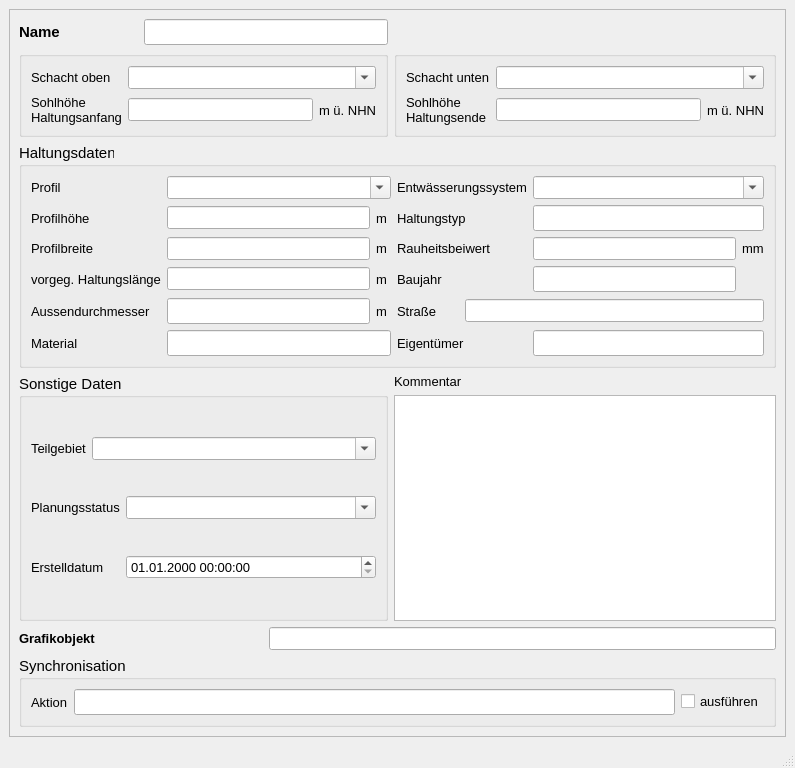
<?xml version="1.0" encoding="UTF-8"?>
<ui version="4.0">
 <class>MainWindow</class>
 <widget class="QMainWindow" name="MainWindow">
  <property name="enabled">
   <bool>true</bool>
  </property>
  <property name="geometry">
   <rect>
    <x>0</x>
    <y>0</y>
    <width>795</width>
    <height>768</height>
   </rect>
  </property>
  <property name="sizePolicy">
   <sizepolicy hsizetype="Preferred" vsizetype="Preferred">
    <horstretch>0</horstretch>
    <verstretch>0</verstretch>
   </sizepolicy>
  </property>
  <property name="minimumSize">
   <size>
    <width>680</width>
    <height>650</height>
   </size>
  </property>
  <property name="maximumSize">
   <size>
    <width>16777215</width>
    <height>16777215</height>
   </size>
  </property>
  <property name="baseSize">
   <size>
    <width>0</width>
    <height>0</height>
   </size>
  </property>
  <property name="font">
   <font>
    <family>Tahoma</family>
    <pointsize>10</pointsize>
   </font>
  </property>
  <property name="windowTitle">
   <string>h-Regler</string>
  </property>
  <widget class="QWidget" name="centralwidget">
   <layout class="QGridLayout" name="gridLayout">
    <item row="0" column="0">
     <widget class="QScrollArea" name="scrollArea">
      <property name="widgetResizable">
       <bool>true</bool>
      </property>
      <widget class="QWidget" name="scrollAreaWidgetContents">
       <property name="geometry">
        <rect>
         <x>0</x>
         <y>0</y>
         <width>771</width>
         <height>691</height>
        </rect>
       </property>
       <layout class="QGridLayout" name="gridLayout_2">
        <item row="0" column="0">
         <widget class="QLabel" name="label">
          <property name="font">
           <font>
            <family>Tahoma</family>
            <pointsize>11</pointsize>
            <weight>75</weight>
            <bold>true</bold>
           </font>
          </property>
          <property name="text">
           <string>Name</string>
          </property>
         </widget>
        </item>
        <item row="0" column="1" colspan="2">
         <widget class="QLineEdit" name="haltnam">
          <property name="font">
           <font>
            <family>Tahoma</family>
            <pointsize>11</pointsize>
           </font>
          </property>
          <property name="toolTip">
           <string>&lt;html&gt;&lt;head/&gt;&lt;body&gt;&lt;p&gt;Eindeutige Bezeichnung&lt;/p&gt;&lt;/body&gt;&lt;/html&gt;</string>
          </property>
          <property name="statusTip">
           <string>Eindeutige Bezeichnung</string>
          </property>
         </widget>
        </item>
        <item row="1" column="0" colspan="3">
         <widget class="QGroupBox" name="groupBox">
          <property name="font">
           <font>
            <family>Tahoma</family>
            <pointsize>11</pointsize>
           </font>
          </property>
          <property name="title">
           <string/>
          </property>
          <layout class="QGridLayout" name="gridLayout_3">
           <item row="0" column="0">
            <widget class="QLabel" name="label_3">
             <property name="font">
              <font>
               <family>Tahoma</family>
               <pointsize>10</pointsize>
              </font>
             </property>
             <property name="text">
              <string>Schacht oben</string>
             </property>
            </widget>
           </item>
           <item row="0" column="1" colspan="2">
            <widget class="QComboBox" name="schoben">
             <property name="font">
              <font>
               <family>Tahoma</family>
               <pointsize>10</pointsize>
              </font>
             </property>
             <property name="toolTip">
              <string>&lt;html&gt;&lt;head/&gt;&lt;body&gt;&lt;p&gt;&lt;span style=&quot; font-family:'Calibri','sans-serif';&quot;&gt;Name des oberen Schachts&lt;/span&gt;&lt;/p&gt;&lt;/body&gt;&lt;/html&gt;</string>
             </property>
             <property name="statusTip">
              <string>Name des oberen Schachts</string>
             </property>
             <property name="editable">
              <bool>true</bool>
             </property>
            </widget>
           </item>
           <item row="1" column="0">
            <widget class="QLabel" name="label_5">
             <property name="font">
              <font>
               <family>Tahoma</family>
               <pointsize>10</pointsize>
              </font>
             </property>
             <property name="text">
              <string>Sohlhöhe
Haltungsanfang</string>
             </property>
            </widget>
           </item>
           <item row="1" column="1">
            <widget class="QLineEdit" name="sohleoben">
             <property name="font">
              <font>
               <family>Tahoma</family>
               <pointsize>10</pointsize>
              </font>
             </property>
             <property name="toolTip">
              <string/>
             </property>
             <property name="statusTip">
              <string/>
             </property>
            </widget>
           </item>
           <item row="1" column="2">
            <widget class="QLabel" name="label_14">
             <property name="font">
              <font>
               <family>Tahoma</family>
               <pointsize>10</pointsize>
              </font>
             </property>
             <property name="text">
              <string>m ü. NHN</string>
             </property>
            </widget>
           </item>
          </layout>
         </widget>
        </item>
        <item row="1" column="3">
         <widget class="QGroupBox" name="groupBox_3">
          <property name="font">
           <font>
            <family>Tahoma</family>
            <pointsize>11</pointsize>
           </font>
          </property>
          <property name="title">
           <string/>
          </property>
          <layout class="QGridLayout" name="gridLayout_4">
           <item row="0" column="0">
            <widget class="QLabel" name="label_9">
             <property name="font">
              <font>
               <family>Tahoma</family>
               <pointsize>10</pointsize>
              </font>
             </property>
             <property name="text">
              <string>Schacht unten</string>
             </property>
            </widget>
           </item>
           <item row="0" column="1" colspan="2">
            <widget class="QComboBox" name="schunten">
             <property name="font">
              <font>
               <family>Tahoma</family>
               <pointsize>10</pointsize>
              </font>
             </property>
             <property name="toolTip">
              <string>&lt;html&gt;&lt;head/&gt;&lt;body&gt;&lt;p&gt;Name des unteren Schachts&lt;/p&gt;&lt;/body&gt;&lt;/html&gt;</string>
             </property>
             <property name="statusTip">
              <string>Name des unteren Schachts</string>
             </property>
             <property name="editable">
              <bool>true</bool>
             </property>
            </widget>
           </item>
           <item row="1" column="0">
            <widget class="QLabel" name="label_8">
             <property name="font">
              <font>
               <family>Tahoma</family>
               <pointsize>10</pointsize>
              </font>
             </property>
             <property name="text">
              <string>Sohlhöhe
Haltungsende</string>
             </property>
            </widget>
           </item>
           <item row="1" column="1">
            <widget class="QLineEdit" name="sohleunten">
             <property name="font">
              <font>
               <family>Tahoma</family>
               <pointsize>10</pointsize>
              </font>
             </property>
             <property name="toolTip">
              <string/>
             </property>
             <property name="statusTip">
              <string/>
             </property>
            </widget>
           </item>
           <item row="1" column="2">
            <widget class="QLabel" name="label_15">
             <property name="font">
              <font>
               <family>Tahoma</family>
               <pointsize>10</pointsize>
              </font>
             </property>
             <property name="text">
              <string>m ü. NHN</string>
             </property>
            </widget>
           </item>
          </layout>
         </widget>
        </item>
        <item row="2" column="0" colspan="4">
         <widget class="QGroupBox" name="groupBox_2">
          <property name="font">
           <font>
            <family>Tahoma</family>
            <pointsize>11</pointsize>
           </font>
          </property>
          <property name="title">
           <string>Haltungsdaten</string>
          </property>
          <layout class="QGridLayout" name="gridLayout_5">
           <item row="0" column="0">
            <widget class="QLabel" name="label_54">
             <property name="font">
              <font>
               <family>Tahoma</family>
               <pointsize>10</pointsize>
              </font>
             </property>
             <property name="text">
              <string>Profil</string>
             </property>
            </widget>
           </item>
           <item row="0" column="1" colspan="2">
            <widget class="QComboBox" name="profilnam">
             <property name="font">
              <font>
               <family>Tahoma</family>
               <pointsize>10</pointsize>
              </font>
             </property>
             <property name="toolTip">
              <string/>
             </property>
             <property name="statusTip">
              <string/>
             </property>
             <property name="editable">
              <bool>true</bool>
             </property>
            </widget>
           </item>
           <item row="0" column="3" colspan="2">
            <widget class="QLabel" name="label_51">
             <property name="font">
              <font>
               <family>Tahoma</family>
               <pointsize>10</pointsize>
              </font>
             </property>
             <property name="text">
              <string>Entwässerungssystem</string>
             </property>
            </widget>
           </item>
           <item row="0" column="5" colspan="2">
            <widget class="QComboBox" name="entwart">
             <property name="font">
              <font>
               <family>Tahoma</family>
               <pointsize>10</pointsize>
              </font>
             </property>
             <property name="toolTip">
              <string>&lt;html&gt;&lt;head/&gt;&lt;body&gt;&lt;p&gt;vorh. Entwässerungssystem (z.B. Mischwasser, Regenwasser etc.)&lt;/p&gt;&lt;/body&gt;&lt;/html&gt;</string>
             </property>
             <property name="statusTip">
              <string>vorh. Entwässerungssystem (z.B. Mischwasser, Regenwasser etc.)</string>
             </property>
             <property name="editable">
              <bool>true</bool>
             </property>
            </widget>
           </item>
           <item row="1" column="0">
            <widget class="QLabel" name="label_6">
             <property name="font">
              <font>
               <family>Tahoma</family>
               <pointsize>10</pointsize>
              </font>
             </property>
             <property name="text">
              <string>Profilhöhe</string>
             </property>
            </widget>
           </item>
           <item row="1" column="1">
            <widget class="QLineEdit" name="hoehe">
             <property name="font">
              <font>
               <family>Tahoma</family>
               <pointsize>10</pointsize>
              </font>
             </property>
             <property name="toolTip">
              <string>&lt;html&gt;&lt;head/&gt;&lt;body&gt;&lt;p&gt;Bedeutung hängt vom Profiltyp ab&lt;/p&gt;&lt;/body&gt;&lt;/html&gt;</string>
             </property>
             <property name="statusTip">
              <string>Bedeutung hängt vom Profiltyp ab</string>
             </property>
            </widget>
           </item>
           <item row="1" column="2">
            <widget class="QLabel" name="label_16">
             <property name="font">
              <font>
               <family>Tahoma</family>
               <pointsize>10</pointsize>
              </font>
             </property>
             <property name="text">
              <string>m </string>
             </property>
            </widget>
           </item>
           <item row="1" column="3" colspan="2">
            <widget class="QLabel" name="label_13">
             <property name="font">
              <font>
               <family>Tahoma</family>
               <pointsize>10</pointsize>
              </font>
             </property>
             <property name="text">
              <string>Haltungstyp</string>
             </property>
            </widget>
           </item>
           <item row="1" column="5" colspan="2">
            <widget class="QLineEdit" name="haltungstyp"/>
           </item>
           <item row="2" column="0">
            <widget class="QLabel" name="label_7">
             <property name="font">
              <font>
               <family>Tahoma</family>
               <pointsize>10</pointsize>
              </font>
             </property>
             <property name="text">
              <string>Profilbreite</string>
             </property>
            </widget>
           </item>
           <item row="2" column="1">
            <widget class="QLineEdit" name="breite">
             <property name="font">
              <font>
               <family>Tahoma</family>
               <pointsize>10</pointsize>
              </font>
             </property>
             <property name="toolTip">
              <string>&lt;html&gt;&lt;head/&gt;&lt;body&gt;&lt;p&gt;Bedeutung hängt vom Profiltyp ab&lt;/p&gt;&lt;/body&gt;&lt;/html&gt;</string>
             </property>
             <property name="statusTip">
              <string>Bedeutung hängt vom Profiltyp ab</string>
             </property>
            </widget>
           </item>
           <item row="2" column="2">
            <widget class="QLabel" name="label_20">
             <property name="font">
              <font>
               <family>Tahoma</family>
               <pointsize>10</pointsize>
              </font>
             </property>
             <property name="text">
              <string>m </string>
             </property>
            </widget>
           </item>
           <item row="2" column="3" colspan="2">
            <widget class="QLabel" name="label_62">
             <property name="font">
              <font>
               <family>Tahoma</family>
               <pointsize>10</pointsize>
              </font>
             </property>
             <property name="text">
              <string>Rauheitsbeiwert</string>
             </property>
            </widget>
           </item>
           <item row="2" column="5">
            <widget class="QLineEdit" name="ks">
             <property name="font">
              <font>
               <family>Tahoma</family>
               <pointsize>10</pointsize>
              </font>
             </property>
             <property name="toolTip">
              <string>&lt;html&gt;&lt;head/&gt;&lt;body&gt;&lt;p&gt;Absolute Rauheit gemäß Prandtl-Colebrook&lt;/p&gt;&lt;/body&gt;&lt;/html&gt;</string>
             </property>
             <property name="statusTip">
              <string>Absolute Rauheit gemäß Prandtl-Colebrook</string>
             </property>
            </widget>
           </item>
           <item row="2" column="6">
            <widget class="QLabel" name="label_72">
             <property name="font">
              <font>
               <family>Tahoma</family>
               <pointsize>10</pointsize>
              </font>
             </property>
             <property name="text">
              <string>mm</string>
             </property>
            </widget>
           </item>
           <item row="3" column="0">
            <widget class="QLabel" name="label_17">
             <property name="font">
              <font>
               <family>Tahoma</family>
               <pointsize>10</pointsize>
              </font>
             </property>
             <property name="text">
              <string>vorgeg. Haltungslänge</string>
             </property>
            </widget>
           </item>
           <item row="3" column="1">
            <widget class="QLineEdit" name="laenge">
             <property name="font">
              <font>
               <family>Tahoma</family>
               <pointsize>10</pointsize>
              </font>
             </property>
             <property name="toolTip">
              <string>&lt;html&gt;&lt;head/&gt;&lt;body&gt;&lt;p&gt;&lt;span style=&quot; font-size:10pt;&quot;&gt;Eingabe, falls keine automatische Berechnung erfolgen soll&lt;/span&gt;&lt;/p&gt;&lt;/body&gt;&lt;/html&gt;</string>
             </property>
             <property name="statusTip">
              <string>Eingabe, falls keine automatische Berechnung erfolgen soll</string>
             </property>
            </widget>
           </item>
           <item row="3" column="2">
            <widget class="QLabel" name="label_21">
             <property name="font">
              <font>
               <family>Tahoma</family>
               <pointsize>10</pointsize>
              </font>
             </property>
             <property name="text">
              <string>m </string>
             </property>
            </widget>
           </item>
           <item row="3" column="3" colspan="2">
            <widget class="QLabel" name="label_18">
             <property name="font">
              <font>
               <family>Tahoma</family>
               <pointsize>10</pointsize>
              </font>
             </property>
             <property name="text">
              <string>Baujahr</string>
             </property>
            </widget>
           </item>
           <item row="3" column="5">
            <widget class="QLineEdit" name="baujahr">
             <property name="toolTip">
              <string/>
             </property>
             <property name="statusTip">
              <string/>
             </property>
            </widget>
           </item>
           <item row="4" column="0">
            <widget class="QLabel" name="label_12">
             <property name="font">
              <font>
               <family>Tahoma</family>
               <pointsize>10</pointsize>
              </font>
             </property>
             <property name="text">
              <string>Aussendurchmesser</string>
             </property>
            </widget>
           </item>
           <item row="4" column="1">
            <widget class="QLineEdit" name="aussendurchmesser">
             <property name="toolTip">
              <string/>
             </property>
             <property name="statusTip">
              <string/>
             </property>
            </widget>
           </item>
           <item row="4" column="2">
            <widget class="QLabel" name="label_27">
             <property name="font">
              <font>
               <family>Tahoma</family>
               <pointsize>10</pointsize>
              </font>
             </property>
             <property name="text">
              <string>m</string>
             </property>
            </widget>
           </item>
           <item row="4" column="3">
            <widget class="QLabel" name="label_2">
             <property name="font">
              <font>
               <family>Tahoma</family>
               <pointsize>10</pointsize>
              </font>
             </property>
             <property name="text">
              <string>Straße</string>
             </property>
            </widget>
           </item>
           <item row="4" column="4" colspan="3">
            <widget class="QLineEdit" name="strasse">
             <property name="font">
              <font>
               <family>Tahoma</family>
               <pointsize>10</pointsize>
              </font>
             </property>
             <property name="toolTip">
              <string/>
             </property>
             <property name="statusTip">
              <string/>
             </property>
            </widget>
           </item>
           <item row="5" column="0">
            <widget class="QLabel" name="label_23">
             <property name="font">
              <font>
               <family>Tahoma</family>
               <pointsize>10</pointsize>
              </font>
             </property>
             <property name="text">
              <string>Material</string>
             </property>
            </widget>
           </item>
           <item row="5" column="1" colspan="2">
            <widget class="QLineEdit" name="material">
             <property name="toolTip">
              <string/>
             </property>
             <property name="statusTip">
              <string/>
             </property>
            </widget>
           </item>
           <item row="5" column="3" colspan="2">
            <widget class="QLabel" name="label_19">
             <property name="font">
              <font>
               <family>Tahoma</family>
               <pointsize>10</pointsize>
              </font>
             </property>
             <property name="text">
              <string>Eigentümer</string>
             </property>
            </widget>
           </item>
           <item row="5" column="5" colspan="2">
            <widget class="QLineEdit" name="eigentum">
             <property name="toolTip">
              <string/>
             </property>
             <property name="statusTip">
              <string/>
             </property>
            </widget>
           </item>
          </layout>
         </widget>
        </item>
        <item row="3" column="0" rowspan="2" colspan="3">
         <widget class="QGroupBox" name="groupBox_4">
          <property name="font">
           <font>
            <family>Tahoma</family>
            <pointsize>11</pointsize>
           </font>
          </property>
          <property name="title">
           <string>Sonstige Daten</string>
          </property>
          <layout class="QGridLayout" name="gridLayout_6">
           <item row="0" column="0">
            <widget class="QLabel" name="label_11">
             <property name="font">
              <font>
               <family>Tahoma</family>
               <pointsize>10</pointsize>
              </font>
             </property>
             <property name="text">
              <string>Teilgebiet</string>
             </property>
             <property name="buddy">
              <cstring>simstatus</cstring>
             </property>
            </widget>
           </item>
           <item row="0" column="1" colspan="2">
            <widget class="QComboBox" name="teilgebiet">
             <property name="font">
              <font>
               <family>Tahoma</family>
               <pointsize>10</pointsize>
              </font>
             </property>
             <property name="toolTip">
              <string>&lt;html&gt;&lt;head/&gt;&lt;body&gt;&lt;p&gt;Zuordnung zu definiertem Teilgebiet&lt;/p&gt;&lt;/body&gt;&lt;/html&gt;</string>
             </property>
             <property name="statusTip">
              <string>Zuordnung zu definiertem Teilgebiet</string>
             </property>
             <property name="editable">
              <bool>true</bool>
             </property>
            </widget>
           </item>
           <item row="1" column="0" colspan="2">
            <widget class="QLabel" name="label_10">
             <property name="font">
              <font>
               <family>Tahoma</family>
               <pointsize>10</pointsize>
              </font>
             </property>
             <property name="text">
              <string>Planungsstatus</string>
             </property>
             <property name="buddy">
              <cstring>simstatus</cstring>
             </property>
            </widget>
           </item>
           <item row="1" column="2">
            <widget class="QComboBox" name="simstatus">
             <property name="font">
              <font>
               <family>Tahoma</family>
               <pointsize>10</pointsize>
              </font>
             </property>
             <property name="toolTip">
              <string>&lt;html&gt;&lt;head/&gt;&lt;body&gt;&lt;p&gt;&lt;span style=&quot; font-family:'Calibri','sans-serif';&quot;&gt;aktueller Status (z.B. vorhanden, in Planung etc.)&lt;/span&gt;&lt;/p&gt;&lt;/body&gt;&lt;/html&gt;</string>
             </property>
             <property name="statusTip">
              <string>aktueller Status (z.B. vorhanden, in Planung etc.)</string>
             </property>
             <property name="editable">
              <bool>true</bool>
             </property>
            </widget>
           </item>
           <item row="2" column="0" colspan="2">
            <widget class="QLabel" name="label_71">
             <property name="font">
              <font>
               <family>Tahoma</family>
               <pointsize>10</pointsize>
              </font>
             </property>
             <property name="text">
              <string>Erstelldatum</string>
             </property>
            </widget>
           </item>
           <item row="2" column="2">
            <widget class="QgsDateTimeEdit" name="createdat">
             <property name="minimumSize">
              <size>
               <width>250</width>
               <height>0</height>
              </size>
             </property>
             <property name="font">
              <font>
               <family>Tahoma</family>
               <pointsize>10</pointsize>
              </font>
             </property>
             <property name="currentSection">
              <enum>QDateTimeEdit::DaySection</enum>
             </property>
             <property name="displayFormat">
              <string>dd.MM.yyyy HH:mm:ss</string>
             </property>
            </widget>
           </item>
          </layout>
         </widget>
        </item>
        <item row="3" column="3">
         <widget class="QLabel" name="label_22">
          <property name="font">
           <font>
            <family>Tahoma</family>
            <pointsize>10</pointsize>
           </font>
          </property>
          <property name="text">
           <string>Kommentar</string>
          </property>
         </widget>
        </item>
        <item row="4" column="3">
         <widget class="QTextEdit" name="kommentar">
          <property name="font">
           <font>
            <family>Tahoma</family>
            <pointsize>10</pointsize>
           </font>
          </property>
          <property name="toolTip">
           <string>&lt;html&gt;&lt;head/&gt;&lt;body&gt;&lt;p&gt;&lt;span style=&quot; font-family:'Calibri','sans-serif';&quot;&gt;Platz für eigene Kommentare.&lt;/span&gt;&lt;/p&gt;&lt;/body&gt;&lt;/html&gt;</string>
          </property>
          <property name="statusTip">
           <string>Platz für zusätzliche Kommentare</string>
          </property>
         </widget>
        </item>
        <item row="5" column="0" colspan="2">
         <widget class="QLabel" name="label_24">
          <property name="font">
           <font>
            <family>Tahoma</family>
            <pointsize>10</pointsize>
            <weight>75</weight>
            <bold>true</bold>
           </font>
          </property>
          <property name="text">
           <string>Grafikobjekt</string>
          </property>
         </widget>
        </item>
        <item row="5" column="2" colspan="2">
         <widget class="QLineEdit" name="objekt">
          <property name="toolTip">
           <string>&lt;html&gt;&lt;head/&gt;&lt;body&gt;&lt;p&gt;Textbeschreibung (WKT) des Grafikobjekts&lt;/p&gt;&lt;/body&gt;&lt;/html&gt;</string>
          </property>
          <property name="statusTip">
           <string>Textbeschreibung des Grafikobjekts</string>
          </property>
         </widget>
        </item>
        <item row="6" column="0" colspan="4">
         <widget class="QGroupBox" name="groupBox_sync">
          <property name="font">
           <font>
            <family>Tahoma</family>
            <pointsize>11</pointsize>
           </font>
          </property>
          <property name="title">
           <string>Synchronisation</string>
          </property>
          <layout class="QGridLayout" name="gridLayout_7">
           <item row="0" column="0">
            <widget class="QLabel" name="label_25">
             <property name="font">
              <font>
               <family>Tahoma</family>
               <pointsize>10</pointsize>
              </font>
             </property>
             <property name="text">
              <string>Aktion</string>
             </property>
            </widget>
           </item>
           <item row="0" column="1">
            <widget class="QLineEdit" name="aktion">
             <property name="toolTip">
              <string>&lt;html&gt;&lt;head/&gt;&lt;body&gt;&lt;p&gt;Maßnahme zur Synchronisation&lt;/p&gt;&lt;/body&gt;&lt;/html&gt;</string>
             </property>
             <property name="statusTip">
              <string>Maßnahme zur Synchronisation</string>
             </property>
            </widget>
           </item>
           <item row="0" column="2">
            <widget class="QCheckBox" name="status">
             <property name="font">
              <font>
               <family>Tahoma</family>
               <pointsize>10</pointsize>
              </font>
             </property>
             <property name="toolTip">
              <string>Synchronisation aktivieren</string>
             </property>
             <property name="statusTip">
              <string>Synchronisation aktivieren</string>
             </property>
             <property name="text">
              <string>ausführen</string>
             </property>
            </widget>
           </item>
          </layout>
         </widget>
        </item>
       </layout>
      </widget>
     </widget>
    </item>
   </layout>
  </widget>
  <widget class="QMenuBar" name="menubar">
   <property name="geometry">
    <rect>
     <x>0</x>
     <y>0</y>
     <width>795</width>
     <height>27</height>
    </rect>
   </property>
  </widget>
  <widget class="QStatusBar" name="statusbar"/>
 </widget>
 <customwidgets>
  <customwidget>
   <class>QgsDateTimeEdit</class>
   <extends>QDateTimeEdit</extends>
   <header>qgsdatetimeedit.h</header>
  </customwidget>
 </customwidgets>
 <tabstops>
  <tabstop>haltnam</tabstop>
 </tabstops>
 <resources/>
 <connections/>
</ui>
